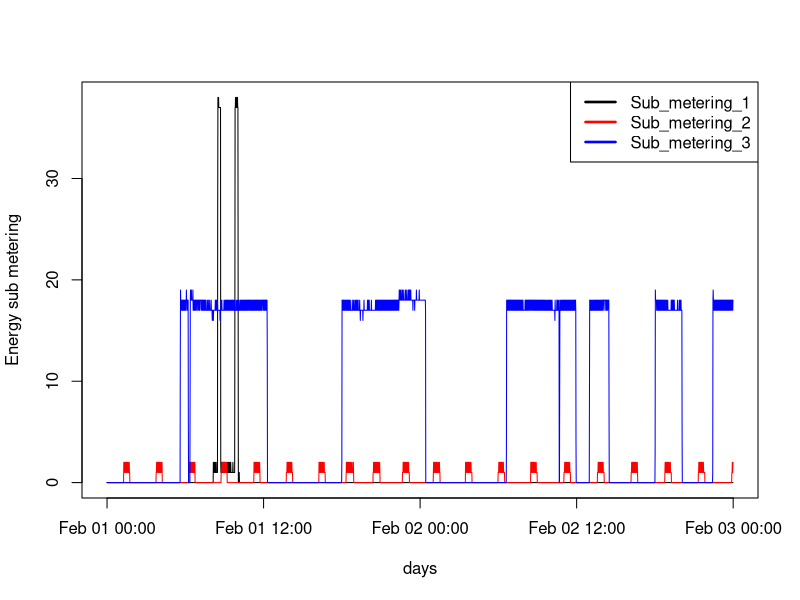

The R script that drew this image:
## I have already filtered the necesary data for two days

par(bg="white")
Sys.setenv(LANG = 'en')
Sys.setlocale("LC_TIME", "English") ## myt laptop is in spanish, so I need to set locale
pc <- read.csv("household_power_consumption.csv", header=TRUE, sep=";", na.string="?", colClasses=c("character", "character", "numeric", "numeric", "numeric", "numeric", "numeric", "numeric", "numeric"))
pc <- within(pc, { timestamp=paste(format(as.Date(Date,format("%d/%m/%Y")),"%Y-%m-%d"),"T",Time, sep="") })
plot(strptime(pc$timestamp, "%Y-%m-%dT%H:%M:%S"),pc$Sub_metering_1, ylab="Energy sub metering", type="l", col='black', xlab="days")
lines(strptime(pc$timestamp, "%Y-%m-%dT%H:%M:%S"),pc$Sub_metering_2, col='red')
lines(strptime(pc$timestamp, "%Y-%m-%dT%H:%M:%S"),pc$Sub_metering_3, col='blue')
legend("topright",c("Sub_metering_1","Sub_metering_2", "Sub_metering_3"),lty=c(1,1,1),lwd=c(2.5,2.5,2.5),col=c("black","red","blue"))
dev.copy(png, file="plot3.png")
dev.off()
